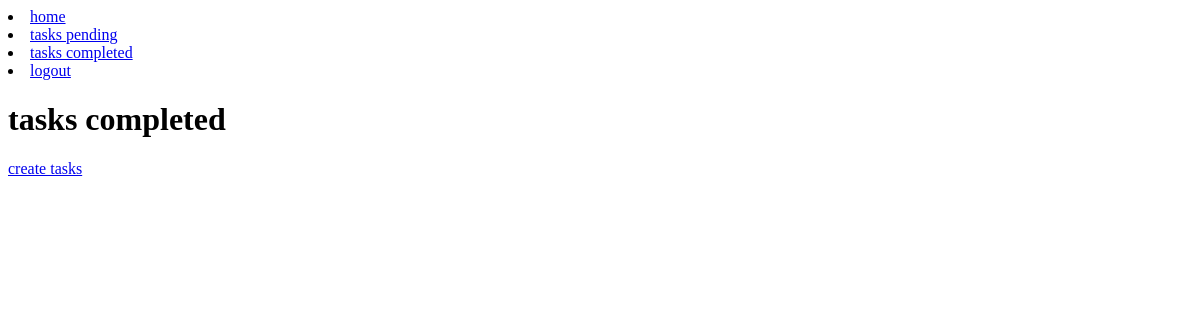
The app's page /tasks_completed/ (signed in), older data.
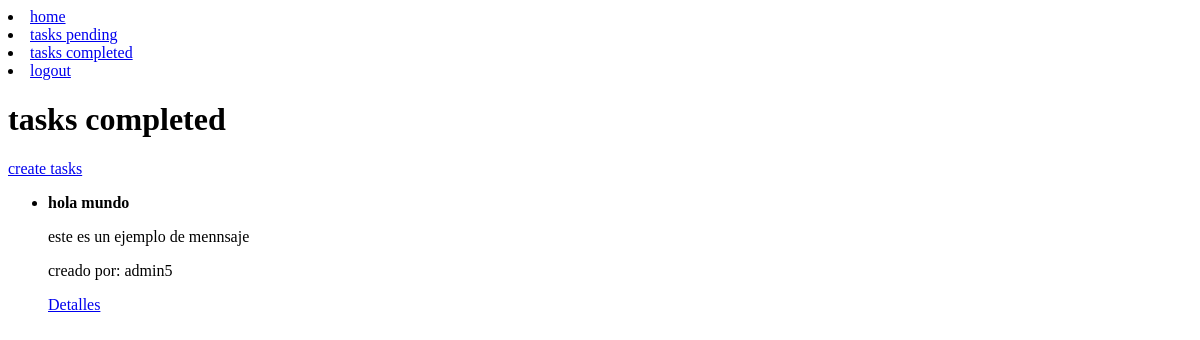
The same page, newer data.
### tasks/models.py (models this page shows, shortened)
class Task(models.Model):
    title = models.CharField(max_length=200)
    description = models.TextField(blank=True)
    created = models.DateTimeField(auto_now_add=True)
    datecompleted = models.DateTimeField(null=True, blank=True)
    important = models.BooleanField(default=False)
    user = models.ForeignKey(User, on_delete=models.CASCADE)

### tasks/views.py (the view)
# urls.py: path("tasks_completed/", views.tasks_completed, name="tasks_completed"),
@login_required
def tasks_completed(request):
    tasks = Task.objects.filter(
        user=request.user, datecompleted__isnull=False
    ).order_by("-datecompleted")
    return render(request, "tasks.html", {"tasks": tasks, "title": "tasks completed"})

### tasks/templates/tasks.html
{% extends "layouts/base.html"%}
{% block content%}
<h1>{{title}}</h1>
<a href="{% url 'create_task'%}"> create tasks</a>
<ul>
{% for task in tasks%}
<li>
    {%if task.important%}
    <strong>{{task.title}}</strong>
    {% else %}
    {{task.title}}
    {% endif %}
    <p>{{task.description}}</p>
    <p>creado por: {{task.user.username}}</p>
    <a href="{% url 'task_detail' task.id %}">Detalles</a>
{% endfor%}
</ul>
{% endblock %}

### tasks/templates/layouts/base.html (shortened to what this page needs)
<!doctype html>
<html lang="en">
  <head>
  </head>
  <body>
    <nav>
      <li><a href="{% url 'home'%}">home</a></li>
      {% if user.is_authenticated %}
      <li><a href="{% url 'tasks'%}">tasks pending</a></li>
      <li><a href="{% url 'tasks_completed'%}">tasks completed</a></li>
      <li><a href="{% url 'logout'%}">logout</a></li>
      {% else %}
      <li><a href="{% url 'signin'%}">signin</a></li>
      <li><a href="{% url 'signup'%}">signup</a></li>
      {% endif %}
    </nav>
    {% block content %} {% endblock %}
  </body>
</html>

Row changes from the older to the newer data that the page shows:
added Task: title "hola mundo", description "este es un ejemplo de mennsaje", user.username "admin5"
